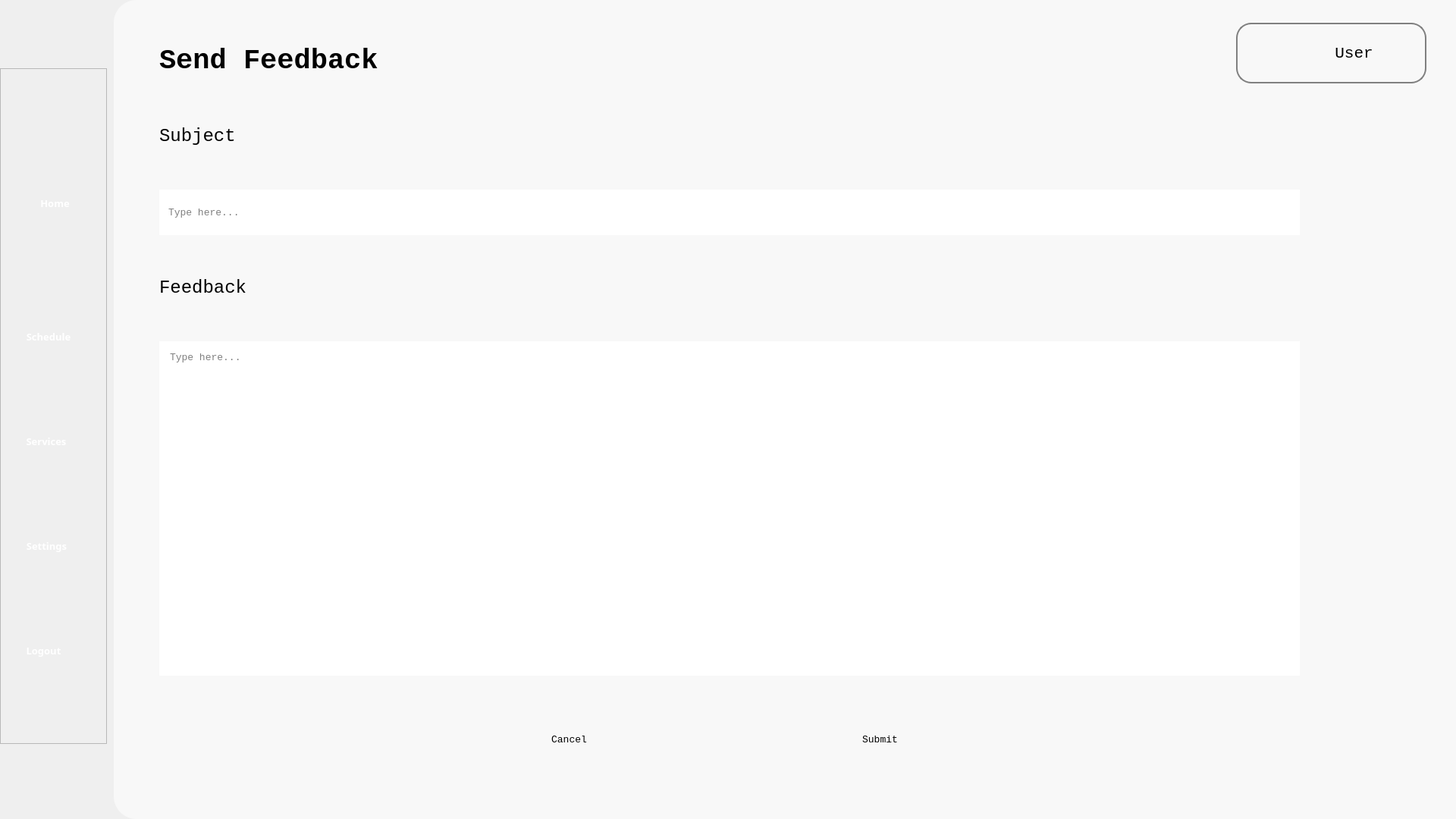
<?xml version="1.0" encoding="UTF-8"?>
<ui version="4.0">
 <class>Form</class>
 <widget class="QWidget" name="Form">
  <property name="geometry">
   <rect>
    <x>0</x>
    <y>0</y>
    <width>1920</width>
    <height>1080</height>
   </rect>
  </property>
  <property name="windowTitle">
   <string>Form</string>
  </property>
  <property name="styleSheet">
   <string notr="true">background-color: &quot;#B6D0E2&quot; </string>
  </property>
  <widget class="QFrame" name="frame">
   <property name="geometry">
    <rect>
     <x>0</x>
     <y>90</y>
     <width>141</width>
     <height>891</height>
    </rect>
   </property>
   <property name="frameShape">
    <enum>QFrame::StyledPanel</enum>
   </property>
   <property name="frameShadow">
    <enum>QFrame::Raised</enum>
   </property>
   <widget class="QWidget" name="layoutWidget_4">
    <property name="geometry">
     <rect>
      <x>30</x>
      <y>19</y>
      <width>87</width>
      <height>871</height>
     </rect>
    </property>
    <layout class="QVBoxLayout" name="verticalLayout">
     <item>
      <widget class="QToolButton" name="home_navigation">
       <property name="enabled">
        <bool>true</bool>
       </property>
       <property name="sizePolicy">
        <sizepolicy hsizetype="Fixed" vsizetype="Fixed">
         <horstretch>0</horstretch>
         <verstretch>0</verstretch>
        </sizepolicy>
       </property>
       <property name="minimumSize">
        <size>
         <width>85</width>
         <height>96</height>
        </size>
       </property>
       <property name="maximumSize">
        <size>
         <width>85</width>
         <height>96</height>
        </size>
       </property>
       <property name="font">
        <font>
         <family>Source Sans Pro Semibold</family>
         <pointsize>10</pointsize>
         <weight>75</weight>
         <bold>true</bold>
        </font>
       </property>
       <property name="styleSheet">
        <string notr="true">border: none; 
color: white;</string>
       </property>
       <property name="text">
        <string>   Home   </string>
       </property>
       <property name="icon">
        <iconset>
         <normaloff>../Images/nav_images/home_page_icon.png</normaloff>../Images/nav_images/home_page_icon.png</iconset>
       </property>
       <property name="iconSize">
        <size>
         <width>70</width>
         <height>70</height>
        </size>
       </property>
       <property name="toolButtonStyle">
        <enum>Qt::ToolButtonTextUnderIcon</enum>
       </property>
      </widget>
     </item>
     <item>
      <widget class="QToolButton" name="appointments_navigation">
       <property name="enabled">
        <bool>true</bool>
       </property>
       <property name="sizePolicy">
        <sizepolicy hsizetype="Fixed" vsizetype="Fixed">
         <horstretch>0</horstretch>
         <verstretch>0</verstretch>
        </sizepolicy>
       </property>
       <property name="font">
        <font>
         <family>Source Sans Pro Semibold</family>
         <pointsize>10</pointsize>
         <weight>75</weight>
         <bold>true</bold>
        </font>
       </property>
       <property name="styleSheet">
        <string notr="true">border: none; 
color: white;</string>
       </property>
       <property name="text">
        <string>Schedule</string>
       </property>
       <property name="icon">
        <iconset>
         <normaloff>../Images/nav_images/appointment_page_icon.png</normaloff>../Images/nav_images/appointment_page_icon.png</iconset>
       </property>
       <property name="iconSize">
        <size>
         <width>70</width>
         <height>70</height>
        </size>
       </property>
       <property name="toolButtonStyle">
        <enum>Qt::ToolButtonTextUnderIcon</enum>
       </property>
      </widget>
     </item>
     <item>
      <widget class="QToolButton" name="services_navigation">
       <property name="enabled">
        <bool>true</bool>
       </property>
       <property name="sizePolicy">
        <sizepolicy hsizetype="Fixed" vsizetype="Fixed">
         <horstretch>0</horstretch>
         <verstretch>0</verstretch>
        </sizepolicy>
       </property>
       <property name="font">
        <font>
         <family>Source Sans Pro Semibold</family>
         <pointsize>10</pointsize>
         <weight>75</weight>
         <bold>true</bold>
        </font>
       </property>
       <property name="styleSheet">
        <string notr="true">border: none; 
color: white;</string>
       </property>
       <property name="text">
        <string>Services</string>
       </property>
       <property name="icon">
        <iconset>
         <normaloff>../Images/nav_images/services_icon.png</normaloff>../Images/nav_images/services_icon.png</iconset>
       </property>
       <property name="iconSize">
        <size>
         <width>70</width>
         <height>70</height>
        </size>
       </property>
       <property name="toolButtonStyle">
        <enum>Qt::ToolButtonTextUnderIcon</enum>
       </property>
      </widget>
     </item>
     <item>
      <widget class="QToolButton" name="settings_navigation">
       <property name="enabled">
        <bool>true</bool>
       </property>
       <property name="sizePolicy">
        <sizepolicy hsizetype="Fixed" vsizetype="Fixed">
         <horstretch>0</horstretch>
         <verstretch>0</verstretch>
        </sizepolicy>
       </property>
       <property name="font">
        <font>
         <family>Source Sans Pro Semibold</family>
         <pointsize>10</pointsize>
         <weight>75</weight>
         <bold>true</bold>
        </font>
       </property>
       <property name="styleSheet">
        <string notr="true">border: none; 
color: white;</string>
       </property>
       <property name="text">
        <string>Settings</string>
       </property>
       <property name="icon">
        <iconset>
         <normaloff>../Images/nav_images/settings_page_icon.png</normaloff>../Images/nav_images/settings_page_icon.png</iconset>
       </property>
       <property name="iconSize">
        <size>
         <width>70</width>
         <height>70</height>
        </size>
       </property>
       <property name="toolButtonStyle">
        <enum>Qt::ToolButtonTextUnderIcon</enum>
       </property>
      </widget>
     </item>
     <item>
      <widget class="QToolButton" name="logout_navigation">
       <property name="enabled">
        <bool>true</bool>
       </property>
       <property name="sizePolicy">
        <sizepolicy hsizetype="Fixed" vsizetype="Fixed">
         <horstretch>0</horstretch>
         <verstretch>0</verstretch>
        </sizepolicy>
       </property>
       <property name="font">
        <font>
         <family>Source Sans Pro Semibold</family>
         <pointsize>10</pointsize>
         <weight>75</weight>
         <bold>true</bold>
        </font>
       </property>
       <property name="styleSheet">
        <string notr="true">border: none; 
color: white;</string>
       </property>
       <property name="text">
        <string>Logout</string>
       </property>
       <property name="icon">
        <iconset>
         <normaloff>../Images/nav_images/logout_icon.png</normaloff>../Images/nav_images/logout_icon.png</iconset>
       </property>
       <property name="iconSize">
        <size>
         <width>70</width>
         <height>70</height>
        </size>
       </property>
       <property name="toolButtonStyle">
        <enum>Qt::ToolButtonTextUnderIcon</enum>
       </property>
      </widget>
     </item>
    </layout>
   </widget>
  </widget>
  <widget class="QWidget" name="whitebg" native="true">
   <property name="geometry">
    <rect>
     <x>150</x>
     <y>0</y>
     <width>1771</width>
     <height>1080</height>
    </rect>
   </property>
   <property name="styleSheet">
    <string notr="true">background-color: #F8F8F8;
border-bottom-left-radius: 30px;
border-top-left-radius: 30px;</string>
   </property>
   <widget class="QLabel" name="fb_title">
    <property name="geometry">
     <rect>
      <x>60</x>
      <y>40</y>
      <width>481</width>
      <height>81</height>
     </rect>
    </property>
    <property name="font">
     <font>
      <family>Consolas</family>
      <pointsize>28</pointsize>
      <weight>75</weight>
      <bold>true</bold>
     </font>
    </property>
    <property name="text">
     <string>Send Feedback</string>
    </property>
   </widget>
   <widget class="QFrame" name="user_frame">
    <property name="geometry">
     <rect>
      <x>1480</x>
      <y>30</y>
      <width>251</width>
      <height>80</height>
     </rect>
    </property>
    <property name="styleSheet">
     <string notr="true">border-radius: 20px; border: 2px solid #808080</string>
    </property>
    <property name="frameShape">
     <enum>QFrame::StyledPanel</enum>
    </property>
    <property name="frameShadow">
     <enum>QFrame::Raised</enum>
    </property>
    <widget class="QLabel" name="profile_icon">
     <property name="geometry">
      <rect>
       <x>10</x>
       <y>10</y>
       <width>60</width>
       <height>60</height>
      </rect>
     </property>
     <property name="styleSheet">
      <string notr="true">border: none</string>
     </property>
     <property name="text">
      <string/>
     </property>
     <property name="pixmap">
      <pixmap>../Images/icon/profile_icon.png</pixmap>
     </property>
     <property name="scaledContents">
      <bool>true</bool>
     </property>
    </widget>
    <widget class="QPushButton" name="profile_btn">
     <property name="geometry">
      <rect>
       <x>120</x>
       <y>25</y>
       <width>71</width>
       <height>31</height>
      </rect>
     </property>
     <property name="font">
      <font>
       <family>Consolas</family>
       <pointsize>16</pointsize>
      </font>
     </property>
     <property name="styleSheet">
      <string notr="true">border: none</string>
     </property>
     <property name="text">
      <string>User</string>
     </property>
    </widget>
   </widget>
   <widget class="QPushButton" name="cancel_btn">
    <property name="geometry">
     <rect>
      <x>440</x>
      <y>950</y>
      <width>321</width>
      <height>50</height>
     </rect>
    </property>
    <property name="font">
     <font>
      <family>Consolas</family>
      <pointsize>10</pointsize>
     </font>
    </property>
    <property name="styleSheet">
     <string notr="true">background-color: &quot;#D3D3D3&quot;; border-radius: 10px;</string>
    </property>
    <property name="text">
     <string>Cancel</string>
    </property>
   </widget>
   <widget class="QPushButton" name="submit_btn">
    <property name="geometry">
     <rect>
      <x>850</x>
      <y>950</y>
      <width>321</width>
      <height>50</height>
     </rect>
    </property>
    <property name="font">
     <font>
      <family>Consolas</family>
      <pointsize>10</pointsize>
     </font>
    </property>
    <property name="styleSheet">
     <string notr="true">background-color: &quot;#B6D0E2&quot;; border-radius: 10px;</string>
    </property>
    <property name="text">
     <string>Submit</string>
    </property>
   </widget>
   <widget class="QWidget" name="">
    <property name="geometry">
     <rect>
      <x>60</x>
      <y>160</y>
      <width>1504</width>
      <height>731</height>
     </rect>
    </property>
    <layout class="QVBoxLayout" name="form_layout">
     <property name="spacing">
      <number>50</number>
     </property>
     <item>
      <layout class="QVBoxLayout" name="subject_layout">
       <property name="sizeConstraint">
        <enum>QLayout::SetDefaultConstraint</enum>
       </property>
       <item>
        <widget class="QLabel" name="subject_label">
         <property name="minimumSize">
          <size>
           <width>1500</width>
           <height>40</height>
          </size>
         </property>
         <property name="maximumSize">
          <size>
           <width>1500</width>
           <height>16777215</height>
          </size>
         </property>
         <property name="font">
          <font>
           <family>Consolas</family>
           <pointsize>18</pointsize>
          </font>
         </property>
         <property name="text">
          <string>Subject</string>
         </property>
         <property name="wordWrap">
          <bool>true</bool>
         </property>
        </widget>
       </item>
       <item>
        <widget class="QLineEdit" name="subject_input">
         <property name="minimumSize">
          <size>
           <width>1500</width>
           <height>60</height>
          </size>
         </property>
         <property name="maximumSize">
          <size>
           <width>16777215</width>
           <height>16777215</height>
          </size>
         </property>
         <property name="font">
          <font>
           <family>Consolas</family>
           <pointsize>10</pointsize>
          </font>
         </property>
         <property name="styleSheet">
          <string notr="true">background-color: white; border: none; border-radius: 0; padding: 10px;</string>
         </property>
         <property name="text">
          <string/>
         </property>
         <property name="placeholderText">
          <string>Type here...</string>
         </property>
        </widget>
       </item>
      </layout>
     </item>
     <item>
      <layout class="QVBoxLayout" name="feedback_layout">
       <item>
        <widget class="QLabel" name="feedback_label">
         <property name="minimumSize">
          <size>
           <width>1500</width>
           <height>40</height>
          </size>
         </property>
         <property name="maximumSize">
          <size>
           <width>1500</width>
           <height>40</height>
          </size>
         </property>
         <property name="font">
          <font>
           <family>Consolas</family>
           <pointsize>18</pointsize>
          </font>
         </property>
         <property name="text">
          <string>Feedback</string>
         </property>
         <property name="wordWrap">
          <bool>true</bool>
         </property>
        </widget>
       </item>
       <item>
        <widget class="QTextEdit" name="feedback_input">
         <property name="minimumSize">
          <size>
           <width>1500</width>
           <height>270</height>
          </size>
         </property>
         <property name="maximumSize">
          <size>
           <width>16777215</width>
           <height>16777215</height>
          </size>
         </property>
         <property name="font">
          <font>
           <family>Consolas</family>
           <pointsize>10</pointsize>
          </font>
         </property>
         <property name="styleSheet">
          <string notr="true">background-color: white; border: none; border-radius: 0; padding: 10px;</string>
         </property>
         <property name="html">
          <string>&lt;!DOCTYPE HTML PUBLIC &quot;-//W3C//DTD HTML 4.0//EN&quot; &quot;http://www.w3.org/TR/REC-html40/strict.dtd&quot;&gt;
&lt;html&gt;&lt;head&gt;&lt;meta name=&quot;qrichtext&quot; content=&quot;1&quot; /&gt;&lt;style type=&quot;text/css&quot;&gt;
p, li { white-space: pre-wrap; }
&lt;/style&gt;&lt;/head&gt;&lt;body style=&quot; font-family:'Consolas'; font-size:10pt; font-weight:400; font-style:normal;&quot;&gt;
&lt;p style=&quot;-qt-paragraph-type:empty; margin-top:0px; margin-bottom:0px; margin-left:0px; margin-right:0px; -qt-block-indent:0; text-indent:0px; font-family:'MS Shell Dlg 2'; font-size:8pt;&quot;&gt;&lt;br /&gt;&lt;/p&gt;&lt;/body&gt;&lt;/html&gt;</string>
         </property>
         <property name="placeholderText">
          <string>Type here...</string>
         </property>
        </widget>
       </item>
      </layout>
     </item>
    </layout>
   </widget>
  </widget>
 </widget>
 <resources/>
 <connections/>
</ui>
